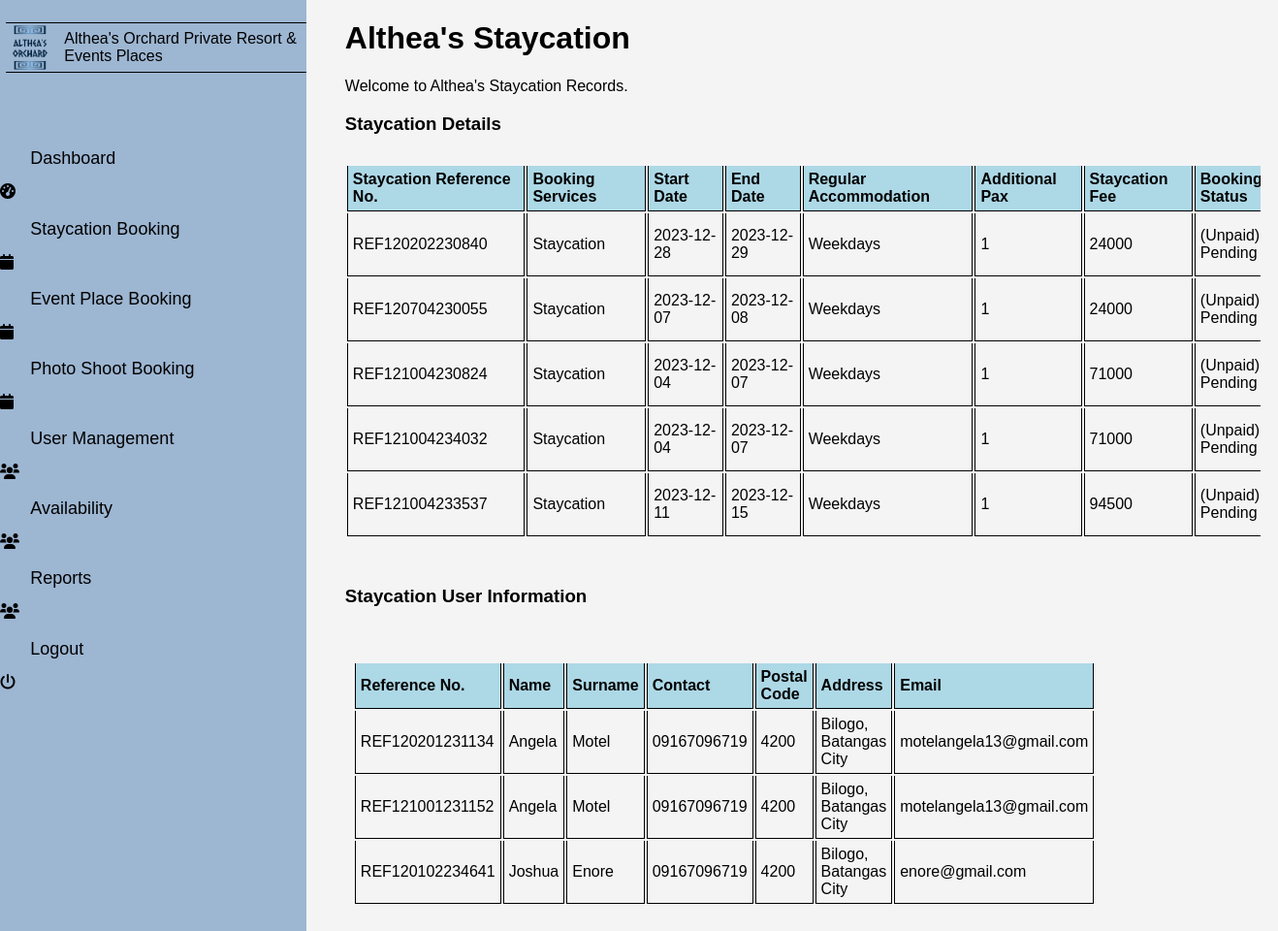
Page /admin/staycation.php on the committed database.
### tables this page shows
CREATE TABLE IF NOT EXISTS `book_details` (
  `booking_id` int NOT NULL AUTO_INCREMENT,
  `booking_ref_no` varchar(255) NOT NULL,
  `booking_services` varchar(255) NOT NULL,
  `booking_start` varchar(200) NOT NULL,
  `booking_end` varchar(200) NOT NULL,
  `regular_accommodation` varchar(225) NOT NULL,
  `date_range` varchar(225) NOT NULL,
  `additional_package` int NOT NULL,
  `total` varchar(200) NOT NULL,
  `status` varchar(225) NOT NULL,
  `book_by` varchar(200) NOT NULL,
  PRIMARY KEY (`booking_id`)
);

CREATE TABLE IF NOT EXISTS `book_info` (
  `book_id` int NOT NULL AUTO_INCREMENT,
  `ref_no` varchar(200) NOT NULL,
  `book_fname` varchar(255) NOT NULL,
  `book_lname` varchar(255) NOT NULL,
  `book_contact` varchar(200) NOT NULL,
  `book_postal_code` int NOT NULL,
  `book_address` varchar(255) NOT NULL,
  `book_email` varchar(255) NOT NULL,
  PRIMARY KEY (`book_id`)
);

### admin/staycation.php (the view, shortened to what this page needs)
<?php
require_once "connect.php";
?>
<!DOCTYPE html>
<html>
<head>
    <link rel="stylesheet" href="https://cdnjs.cloudflare.com/ajax/libs/font-awesome/6.0.0-beta3/css/all.min.css">
    <link rel="stylesheet" type="text/css" href="css/staycation.css">
  <link rel="stylesheet" href="https://code.ionicframework.com/ionicons/2.0.1/css/ionicons.min.css">
</head>
<body>
<body class="hold-transition sidebar-mini layout-fixed">
<div class="wrapper">
    <div class="sidebar">
        <div class="sidebar-header">
            <img src="../img/logo2.png" class="logo "alt="Logo">
            <div class="header-text">
    <span class="logo-text">Althea's Orchard Private Resort &
        <br>Events Places</span>
</div>
        </div>
        <a href="home.php">Dashboard</a>
        <i class="nav-icon fas fa-tachometer-alt"></i>
        <a href="staycation.php" class="active" >Staycation Booking</a>
        <i class="nav-icon fas fa-calendar"></i>
        <a href="eventplace.php">Event Place Booking</a>
        <i class="nav-icon fas fa-calendar"></i>
        <a href="photoshoot.php">Photo Shoot Booking</a>
        <i class="nav-icon fas fa-calendar"></i>
        <a href="management.php">User Management</a>
        <i class="nav-icon fas fa-users"></i>
        <a href="available.php">Availability</a>
        <i class="nav-icon fas fa-users"></i>
        <a href="reports.php">Reports</a>
        <i class="nav-icon fas fa-users"></i>
        <a href="logout.php" >Logout</a>
        <i class="nav-icon fas fa-power-off"></i>
    </div>
    </div>
    <div class="content">
    <h1>Althea's Staycation</h1>
    <p>Welcome to Althea's Staycation Records.</p>
<h3>Staycation Details</h3>
<div class="card-body p-0 booking-table">
    <div class="table-responsive booking-table-responsive">
        <table class="table m-0 booking-table">
            <thead>
                <tr>
                    <th>Staycation Reference No.</th>
                    <th>Booking Services</th>
                    <th>Start Date</th>
                    <th>End Date</th>
                    <th>Regular Accommodation</th>
                    <th>Additional Pax</th>
                    <th>Staycation Fee</th>
                    <th>Booking Status</th>
                </tr>
            </thead>
            <tbody>
                <?php
                $q_e = $conn->query("SELECT * FROM `book_details`");
                while ($f_e = $q_e->fetch_array()) {
                ?>
                    <tr>
                        <td><?php echo $f_e['booking_ref_no'] ?> </td>
                        <td><?php echo $f_e['booking_services'] ?> </td>
                        <td><?php echo $f_e['booking_start'] ?> </td>
                        <td><?php echo $f_e['booking_end'] ?> </td>
                        <td><?php echo $f_e['regular_accommodation'] ?> </td>
                        <td><?php echo $f_e['additional_package'] ?> </td>
                        <td><?php echo $f_e['total'] ?> </td>
                        <td><?php if($f_e['status']==1){
                    echo "(Fully Paid) Success";
            }elseif($f_e['status']==2){
                    echo "(50% Paid) Approved";
            }elseif($f_e['status']==3){
                    echo "(Unpaid) Pending";
              }elseif($f_e['status']==4){
              echo "Cancelled";
      }
            ?> </td>
                             </tr>
                          <?php
                }
                    ?>
                    </tbody>
                  </table>
                </div>
              </div>
<h3>Staycation User Information</h3>
<div class="card-body p-0 user-info-table" style="width:900px;">
    <div class="table-responsive user-info-table-responsive">
        <table class="table m-0 user-info-table">
            <thead>
                <tr>
                    <th>Reference No.</th>
                    <th>Name</th>
                    <th>Surname</th>
                    <th>Contact</th>
                    <th>Postal Code</th>
                    <th>Address</th>
                    <th>Email</th>
                </tr>
            </thead>
            <tbody>
                <?php
                $q_e = $conn->query("SELECT * FROM `book_info`");
                while ($f_e = $q_e->fetch_array()) {
                ?>
                    <tr>
                        <td><?php echo $f_e['ref_no'] ?> </td>
                        <td><?php echo $f_e['book_fname'] ?> </td>
                        <td><?php echo $f_e['book_lname'] ?> </td>
                        <td><?php echo $f_e['book_contact'] ?> </td>
                        <td><?php echo $f_e['book_postal_code'] ?> </td>
                        <td><?php echo $f_e['book_address'] ?> </td>
                        <td><?php echo $f_e['book_email'] ?> </td>
                    </tr>
                <?php } ?>
            </tbody>
        </table>
    </div>
</div>
</body>
</html>

### admin/css/staycation.css (style rules this page uses)
body { font-family: Arial, sans-serif; margin: 0; padding: 0; background-color: #f4f4f4; }
.sidebar { height: 100%; width: 24%; position: fixed; top: 0; left: 0; background-color: #9DB6D2; padding-top: 20px; }
.sidebar-header { border-top: 1px solid black; border-bottom: 1px solid black; display: flex; align-items: center; justify-content: flex-start; margin-left: 2%; margin-bottom: 20%; margin-top: 1%; }
.sidebar-header img { width: 50px; margin-right: 10px; color: white; }
.sidebar a { padding: 15px 25px; margin-top: 1%; text-decoration: none; margin-left: 2%; font-size: 18px; color: black; display: block; transition: 0.3s; }
.content { max-width: 800px; margin: 0 auto; margin-left: 27%; }
.card-body.booking-table { padding: 5%; margin-left: -5%; }
.booking-table { width: 118%; margin-top: 1%; }
.booking-table th, .booking-table td { padding: 5px; text-align: left; border-bottom: 1px solid black; border-left: 1px solid black; border-right: 1px solid black; }
.booking-table th { background-color: lightblue; }
.booking-table-responsive { overflow-x: auto; margin-bottom: -1%; margin-top: -4%; }
.card-body.user-info-table { padding: 8%; margin-left: -7%; width: 10%; }
.user-info-table { width: 30%; margin-top: 1%; }
.user-info-table th, .user-info-table td { padding: 5px; text-align: left; border-bottom: 1px solid black; border-left: 1px solid black; border-right: 1px solid black; }
.user-info-table th { background-color: lightblue; }
.user-info-table-responsive { overflow-x: auto; margin-bottom: -1%; margin-top: -4%; }

### rows in the picture
book_details: booking_ref_no "REF120202230840", booking_services "Staycation", booking_start "2023-12-28", booking_end "2023-12-29", regular_accommodation "Weekdays", additional_package "1", total "24000", status "(Unpaid) Pending"
book_details: booking_ref_no "REF120704230055", booking_services "Staycation", booking_start "2023-12-07", booking_end "2023-12-08", regular_accommodation "Weekdays", additional_package "1", total "24000", status "(Unpaid) Pending"
book_details: booking_ref_no "REF121004230824", booking_services "Staycation", booking_start "2023-12-04", booking_end "2023-12-07", regular_accommodation "Weekdays", additional_package "1", total "71000", status "(Unpaid) Pending"
book_details: booking_ref_no "REF121004234032", booking_services "Staycation", booking_start "2023-12-04", booking_end "2023-12-07", regular_accommodation "Weekdays", additional_package "1", total "71000", status "(Unpaid) Pending"
book_details: booking_ref_no "REF121004233537", booking_services "Staycation", booking_start "2023-12-11", booking_end "2023-12-15", regular_accommodation "Weekdays", additional_package "1", total "94500", status "(Unpaid) Pending"
book_info: ref_no "REF120201231134", book_fname "Angela", book_lname "Motel", book_contact "09167096719", book_postal_code "4200", book_address "Bilogo, Batangas City", book_email "motelangela13@gmail.com"
book_info: ref_no "REF121001231152", book_fname "Angela", book_lname "Motel", book_contact "09167096719", book_postal_code "4200", book_address "Bilogo, Batangas City", book_email "motelangela13@gmail.com"
book_info: ref_no "REF120102234641", book_fname "Joshua", book_lname "Enore", book_contact "09167096719", book_postal_code "4200", book_address "Bilogo, Batangas City", book_email "enore@gmail.com"
